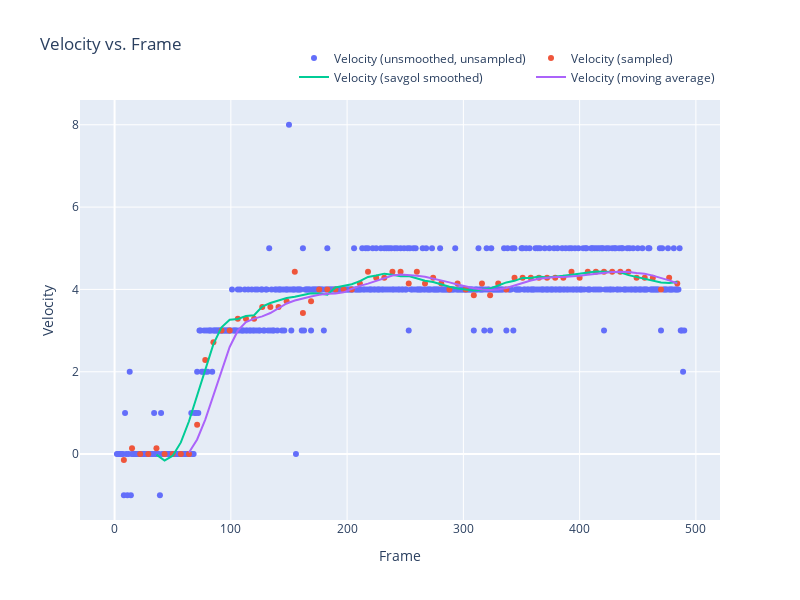

The cell this chart's notebook holds for it:
### Code cell
import pandas as pd
import numpy as np
from scipy.signal import savgol_filter
import plotly.graph_objs as go

df = pd.read_csv(input_file, sep='\t', skiprows=1, header=None, 
                 names=['frame', 'x', 'y', 'width', 'height', 'deformation'])
dx = df['x'].diff()
df['velocity'] = dx

# Set the desired sampling rate
sample_rate = 7

# Sample the data
sampled_df = df.iloc[::sample_rate, :].reset_index(drop=True)

# Compute velocity by differentiating the position
sampled_dx = sampled_df['x'].diff()
sampled_df['velocity'] = sampled_dx/sample_rate

# Compute moving average of velocity
window_size = 5
sampled_df['moving_average_velocity'] = sampled_df['velocity'].rolling(window=window_size, win_type='hamming').mean()

# Smooth the velocity data using a Savitzky-Golay filter
window_size = 10
poly_order = 3
sampled_df['smooth_velocity'] = savgol_filter(sampled_df['velocity'], window_size, poly_order)
sampled_df['moving_average_smooth_velocity'] = savgol_filter(sampled_df['moving_average_velocity'], window_size, poly_order)

# Create traces for the side-by-side plots
fig = go.Figure()
fig.add_trace(go.Scatter(x=df['frame'], y=df['velocity'], name='Velocity (unsmoothed, unsampled)', mode='markers'))
fig.add_trace(go.Scatter(x=sampled_df['frame'], y=sampled_df['velocity'], name='Velocity (sampled)', mode='markers'))
fig.add_trace(go.Scatter(x=sampled_df['frame'], y=sampled_df['smooth_velocity'], name='Velocity (savgol smoothed)'))
fig.add_trace(go.Scatter(x=sampled_df['frame'], y=sampled_df['moving_average_smooth_velocity'], name='Velocity (moving average)'))

# Set layout options
fig.update_layout(
    title='Velocity vs. Frame',
    xaxis_title='Frame',
    yaxis_title='Velocity',
    legend=dict(
        orientation='h',
        yanchor='bottom',
        y=1.02,
        xanchor='right',
        x=1
    ),
    width=800,
    height=600,
)

# Display the plot
fig.show()

### Figure 1 — Plotly figure (JSON) as saved in the notebook; plotly's stock layout.template omitted (floating-point values rounded to 4 significant figures; data arrays with more than 128 entries replaced by an {"elided": "..."} marker saying what was removed)
{"data": [{"mode": "markers", "name": "Velocity (unsmoothed, unsampled)", "type": "scatter", "x": {"elided": "490 int values"}, "y": {"elided": "490 int values"}}, {"mode": "markers", "name": "Velocity (sampled)", "type": "scatter", "x": [1, 8, 15, 22, 29, 36, 43, 50, 57, 64, 71, 78, 85, 92, 99, 106, 113, 120, 127, 134, 141, 148, 155, 162, 169, 176, 183, 190, 197, 204, 211, 218, 225, 232, 239, 246, 253, 260, 267, 274, 281, 288, 295, 302, 309, 316, 323, 330, 337, 344, 351, 358, 365, 372, 379, 386, 393, 400, 407, 414, 421, 428, 435, 442, 449, 456, 463, 470, 477, 484], "y": [null, -0.1429, 0.1429, 0, 0, 0.1429, 0, 0, 0, 0, 0.7143, 2.286, 2.714, 3, 3, 3.286, 3.286, 3.286, 3.571, 3.571, 3.571, 3.714, 4.429, 3.429, 3.714, 4, 4, 4, 4, 4, 4.143, 4.429, 4.286, 4.286, 4.429, 4.429, 4.143, 4.429, 4.143, 4.286, 4.143, 4, 4.143, 4, 3.857, 4.143, 3.857, 4.143, 4, 4.286, 4.286, 4.286, 4.286, 4.286, 4.286, 4.286, 4.429, 4.286, 4.429, 4.429, 4.429, 4.429, 4.429, 4.429, 4.286, 4.286, 4.286, 4, 4.286, 4.143]}, {"name": "Velocity (savgol smoothed)", "type": "scatter", "x": [1, 8, 15, 22, 29, 36, 43, 50, 57, 64, 71, 78, 85, 92, 99, 106, 113, 120, 127, 134, 141, 148, 155, 162, 169, 176, 183, 190, 197, 204, 211, 218, 225, 232, 239, 246, 253, 260, 267, 274, 281, 288, 295, 302, 309, 316, 323, 330, 337, 344, 351, 358, 365, 372, 379, 386, 393, 400, 407, 414, 421, 428, 435, 442, 449, 456, 463, 470, 477, 484], "y": [null, null, null, null, null, -0.0125, -0.158, -0.03929, 0.283, 0.7973, 1.42, 2.074, 2.671, 3.081, 3.264, 3.282, 3.354, 3.373, 3.581, 3.671, 3.733, 3.791, 3.822, 3.874, 3.908, 3.898, 3.871, 4.049, 4.095, 4.126, 4.2, 4.304, 4.338, 4.383, 4.354, 4.322, 4.324, 4.265, 4.21, 4.179, 4.12, 4.064, 4.022, 3.99, 3.972, 3.991, 4.02, 4.096, 4.17, 4.208, 4.28, 4.275, 4.316, 4.292, 4.306, 4.329, 4.357, 4.385, 4.408, 4.435, 4.43, 4.429, 4.414, 4.346, 4.3, 4.268, 4.21, 4.168, 4.154, 4.179]}, {"name": "Velocity (moving average)", "type": "scatter", "x": [1, 8, 15, 22, 29, 36, 43, 50, 57, 64, 71, 78, 85, 92, 99, 106, 113, 120, 127, 134, 141, 148, 155, 162, 169, 176, 183, 190, 197, 204, 211, 218, 225, 232, 239, 246, 253, 260, 267, 274, 281, 288, 295, 302, 309, 316, 323, 330, 337, 344, 351, 358, 365, 372, 379, 386, 393, 400, 407, 414, 421, 428, 435, 442, 449, 456, 463, 470, 477, 484], "y": [null, null, null, null, null, null, null, null, null, 0.04063, 0.3542, 0.8391, 1.431, 2.05, 2.602, 2.998, 3.206, 3.291, 3.346, 3.426, 3.55, 3.658, 3.73, 3.783, 3.827, 3.868, 3.893, 3.899, 3.93, 4.015, 4.087, 4.14, 4.208, 4.283, 4.336, 4.36, 4.352, 4.33, 4.306, 4.265, 4.217, 4.171, 4.12, 4.069, 4.026, 3.996, 3.985, 3.997, 4.035, 4.096, 4.16, 4.215, 4.259, 4.284, 4.299, 4.302, 4.311, 4.331, 4.357, 4.384, 4.408, 4.425, 4.43, 4.423, 4.398, 4.38, 4.336, 4.281, 4.219, 4.15]}], "layout": {"height": 600, "legend": {"orientation": "h", "x": 1, "xanchor": "right", "y": 1.02, "yanchor": "bottom"}, "title": {"text": "Velocity vs. Frame"}, "width": 800, "xaxis": {"title": {"text": "Frame"}}, "yaxis": {"title": {"text": "Velocity"}}}}
